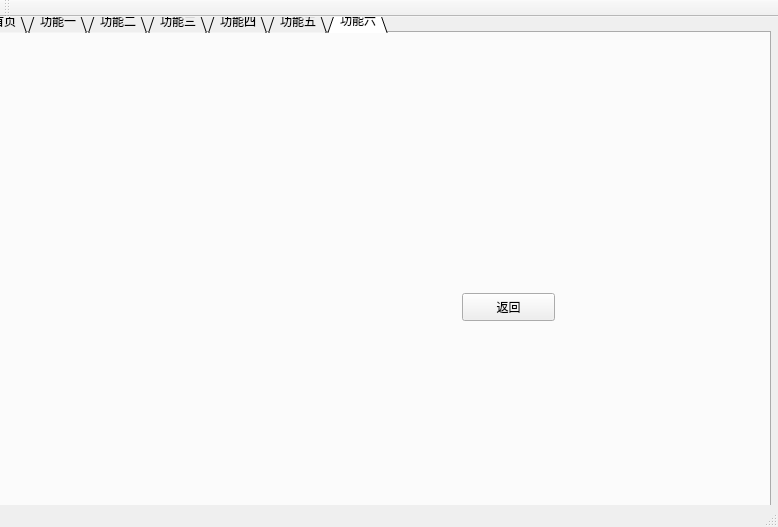
<?xml version="1.0" encoding="UTF-8"?>
<ui version="4.0">
 <class>qtClass</class>
 <widget class="QMainWindow" name="qtClass">
  <property name="geometry">
   <rect>
    <x>0</x>
    <y>0</y>
    <width>778</width>
    <height>527</height>
   </rect>
  </property>
  <property name="windowTitle">
   <string>qt</string>
  </property>
  <widget class="QWidget" name="centralWidget">
   <widget class="QTabWidget" name="tabWidget">
    <property name="geometry">
     <rect>
      <x>-20</x>
      <y>-10</y>
      <width>791</width>
      <height>521</height>
     </rect>
    </property>
    <property name="tabPosition">
     <enum>QTabWidget::North</enum>
    </property>
    <property name="tabShape">
     <enum>QTabWidget::Triangular</enum>
    </property>
    <property name="currentIndex">
     <number>6</number>
    </property>
    <property name="iconSize">
     <size>
      <width>20</width>
      <height>20</height>
     </size>
    </property>
    <property name="tabBarAutoHide">
     <bool>true</bool>
    </property>
    <widget class="QWidget" name="tab_1">
     <attribute name="title">
      <string>首页</string>
     </attribute>
     <widget class="QPushButton" name="changebtn_2">
      <property name="geometry">
       <rect>
        <x>390</x>
        <y>120</y>
        <width>188</width>
        <height>28</height>
       </rect>
      </property>
      <property name="text">
       <string>功能二</string>
      </property>
     </widget>
     <widget class="QPushButton" name="changebtn_3">
      <property name="geometry">
       <rect>
        <x>390</x>
        <y>180</y>
        <width>191</width>
        <height>28</height>
       </rect>
      </property>
      <property name="text">
       <string>功能三</string>
      </property>
     </widget>
     <widget class="QPushButton" name="changebtn_1">
      <property name="geometry">
       <rect>
        <x>390</x>
        <y>60</y>
        <width>191</width>
        <height>28</height>
       </rect>
      </property>
      <property name="text">
       <string>功能一</string>
      </property>
     </widget>
     <widget class="QPushButton" name="changebtn_4">
      <property name="geometry">
       <rect>
        <x>440</x>
        <y>230</y>
        <width>93</width>
        <height>28</height>
       </rect>
      </property>
      <property name="text">
       <string>功能四</string>
      </property>
     </widget>
     <widget class="QPushButton" name="changebtn_5">
      <property name="geometry">
       <rect>
        <x>450</x>
        <y>280</y>
        <width>93</width>
        <height>28</height>
       </rect>
      </property>
      <property name="text">
       <string>功能五</string>
      </property>
     </widget>
     <widget class="QPushButton" name="changebtn_6">
      <property name="geometry">
       <rect>
        <x>430</x>
        <y>330</y>
        <width>93</width>
        <height>28</height>
       </rect>
      </property>
      <property name="text">
       <string>功能六</string>
      </property>
     </widget>
    </widget>
    <widget class="QWidget" name="tab_2">
     <attribute name="title">
      <string>功能一</string>
     </attribute>
     <widget class="QPushButton" name="pushButton">
      <property name="geometry">
       <rect>
        <x>160</x>
        <y>230</y>
        <width>93</width>
        <height>28</height>
       </rect>
      </property>
      <property name="text">
       <string>PushButton</string>
      </property>
     </widget>
     <widget class="QPushButton" name="returnbtn_1">
      <property name="geometry">
       <rect>
        <x>450</x>
        <y>230</y>
        <width>93</width>
        <height>28</height>
       </rect>
      </property>
      <property name="text">
       <string>返回</string>
      </property>
     </widget>
    </widget>
    <widget class="QWidget" name="tab_2">
     <attribute name="title">
      <string>功能二</string>
     </attribute>
     <widget class="QPushButton" name="returnbtn_2">
      <property name="geometry">
       <rect>
        <x>350</x>
        <y>230</y>
        <width>93</width>
        <height>28</height>
       </rect>
      </property>
      <property name="text">
       <string>返回</string>
      </property>
     </widget>
    </widget>
    <widget class="QWidget" name="tab_3">
     <attribute name="title">
      <string>功能三</string>
     </attribute>
     <widget class="QPushButton" name="returnbtn_3">
      <property name="geometry">
       <rect>
        <x>390</x>
        <y>230</y>
        <width>93</width>
        <height>28</height>
       </rect>
      </property>
      <property name="text">
       <string>返回</string>
      </property>
     </widget>
    </widget>
    <widget class="QWidget" name="tab_4">
     <attribute name="title">
      <string>功能四</string>
     </attribute>
     <widget class="QPushButton" name="returnbtn_4">
      <property name="geometry">
       <rect>
        <x>470</x>
        <y>280</y>
        <width>93</width>
        <height>28</height>
       </rect>
      </property>
      <property name="text">
       <string>返回</string>
      </property>
     </widget>
    </widget>
    <widget class="QWidget" name="tab_5">
     <attribute name="title">
      <string>功能五</string>
     </attribute>
     <widget class="QPushButton" name="returnbtn_5">
      <property name="geometry">
       <rect>
        <x>520</x>
        <y>240</y>
        <width>93</width>
        <height>28</height>
       </rect>
      </property>
      <property name="text">
       <string>返回</string>
      </property>
     </widget>
    </widget>
    <widget class="QWidget" name="tab_6">
     <attribute name="title">
      <string>功能六</string>
     </attribute>
     <widget class="QPushButton" name="returnbtn_6">
      <property name="geometry">
       <rect>
        <x>480</x>
        <y>260</y>
        <width>93</width>
        <height>28</height>
       </rect>
      </property>
      <property name="text">
       <string>返回</string>
      </property>
     </widget>
    </widget>
   </widget>
  </widget>
  <widget class="QMenuBar" name="menuBar">
   <property name="enabled">
    <bool>false</bool>
   </property>
   <property name="geometry">
    <rect>
     <x>0</x>
     <y>0</y>
     <width>778</width>
     <height>26</height>
    </rect>
   </property>
  </widget>
  <widget class="QToolBar" name="mainToolBar">
   <property name="enabled">
    <bool>false</bool>
   </property>
   <attribute name="toolBarArea">
    <enum>TopToolBarArea</enum>
   </attribute>
   <attribute name="toolBarBreak">
    <bool>false</bool>
   </attribute>
  </widget>
  <widget class="QStatusBar" name="statusBar"/>
 </widget>
 <layoutdefault spacing="6" margin="11"/>
 <resources>
  <include location="qt.qrc"/>
 </resources>
 <connections/>
</ui>
